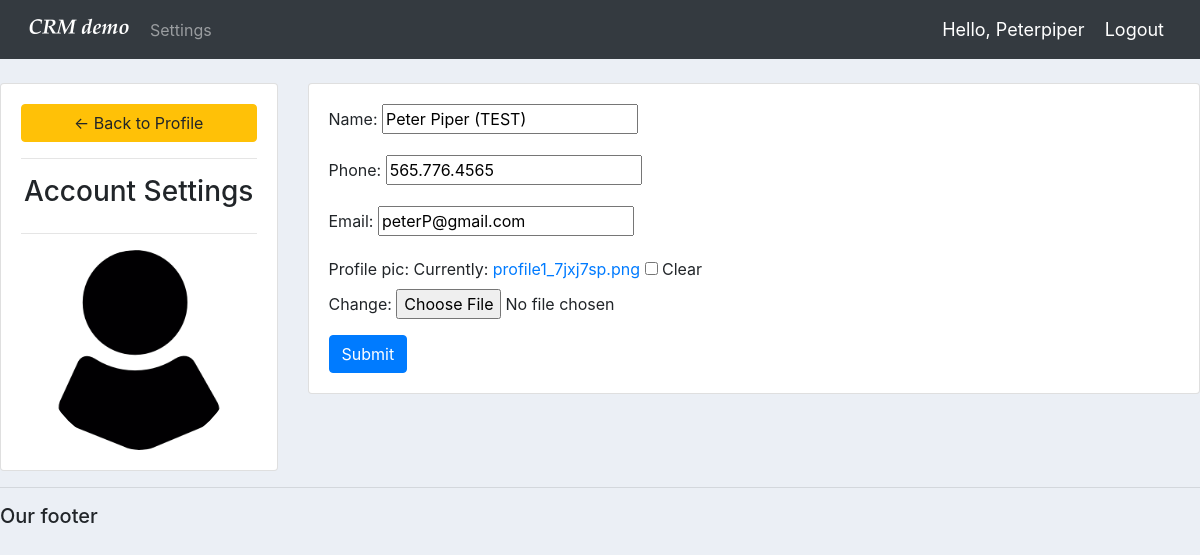
Page /account/ (signed in) on the earlier database version.
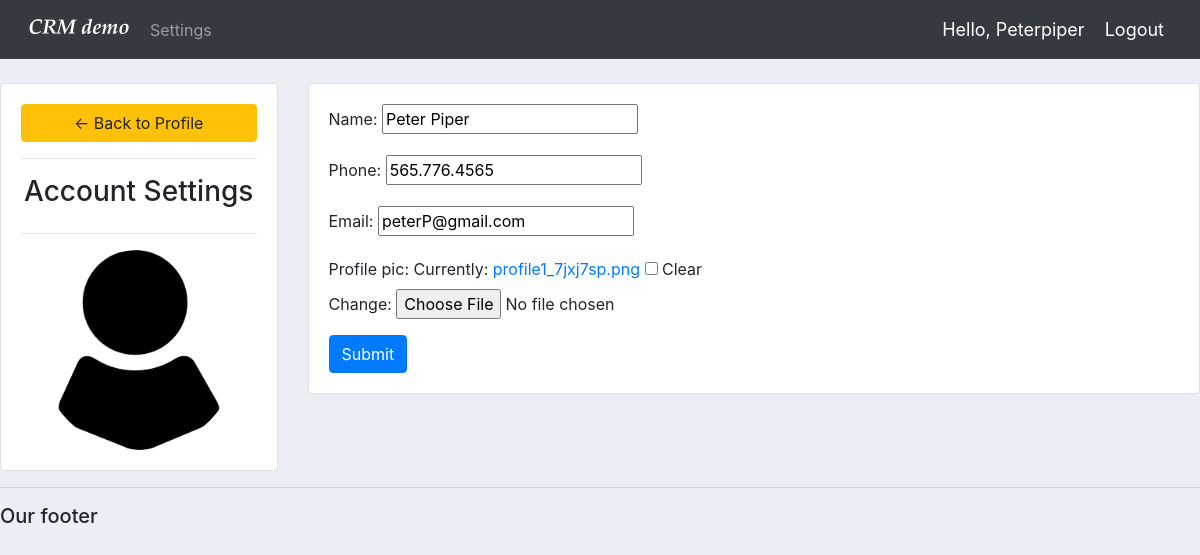
Same page on the later database version.
### accounts/models.py (models this page shows, shortened)
class Customer(models.Model):
	user = models.OneToOneField(User, null=True, blank=True, on_delete=models.CASCADE)
	name = models.CharField(max_length=200, null=True)
	phone = models.CharField(max_length=200, null=True)
	email = models.CharField(max_length=200, null=True)
	profile_pic = models.ImageField(default="profile1.png", null=True, blank=True)
	date_created = models.DateTimeField(auto_now_add=True, null=True)

### accounts/decorators.py (the view)
		def wrapper_func(request, *args, **kwargs):
			group = None
			if request.user.groups.exists():
				group = request.user.groups.all()[0].name
			if group in allowed_roles:
				return view_func(request, *args, **kwargs)
			else:
				return HttpResponse('You are not authorized to view this page')

### accounts/forms.py
class CustomerForm(ModelForm):
	class Meta:
		model = Customer
		fields = '__all__'
		exclude = ['user']

### accounts/views.py (called while the page is built)
@login_required(login_url='login')
@allowed_users(allowed_roles=['customer'])
def accountSettings(request):
	customer = request.user.customer
	form = CustomerForm(instance=customer)
	if request.method == "POST":
		form = CustomerForm(request.POST, request.FILES, instance=customer)
		if form.is_valid():
			form.save() # then re-render to the same page
	context = {'form': form}
	return render(request, 'accounts/account_settings.html', context)

### accounts/templates/accounts/account_settings.html (shortened to what this page needs)
{%  extends 'accounts/main.html' %}
{% load static %}
{% block content %}
<br>
<div class="row">
	<div class="col-md-3">
		<div class="card card-body">
			<a class="btn btn-warning" href="{% url 'home' %}"> &#8592; Back to Profile</a>
			<hr>
			<h3 style="text-align: center">Account Settings</h3>
			<hr>
			<img class="profile-pic" src="{{ request.user.customer.profile_pic.url }}" >
		</div>
	</div>
	<div class="col-md-9">
		<div class="card card-body">
			<form method="POST" action="" enctype="multipart/form-data">
				{{form.as_p}}
			<input class="btn btn-primary" type="submit" name="Update Information">
			</form>
		</div>
	</div>
</div>
{% endblock %}

Differences in the rows shown:
changed Customer "peterP@gmail.com": name "Peter Piper (TEST)" → "Peter Piper"
